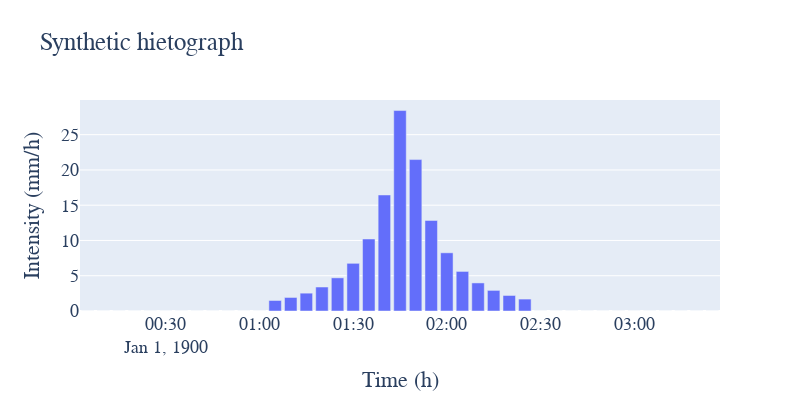

Notebook code cell kept with this figure:
### Code cell
hietograph_fig = ud.hietograph(alternating_random_rainfalls[9], 'Synthetic hietograph')
hietograph_fig.show()
